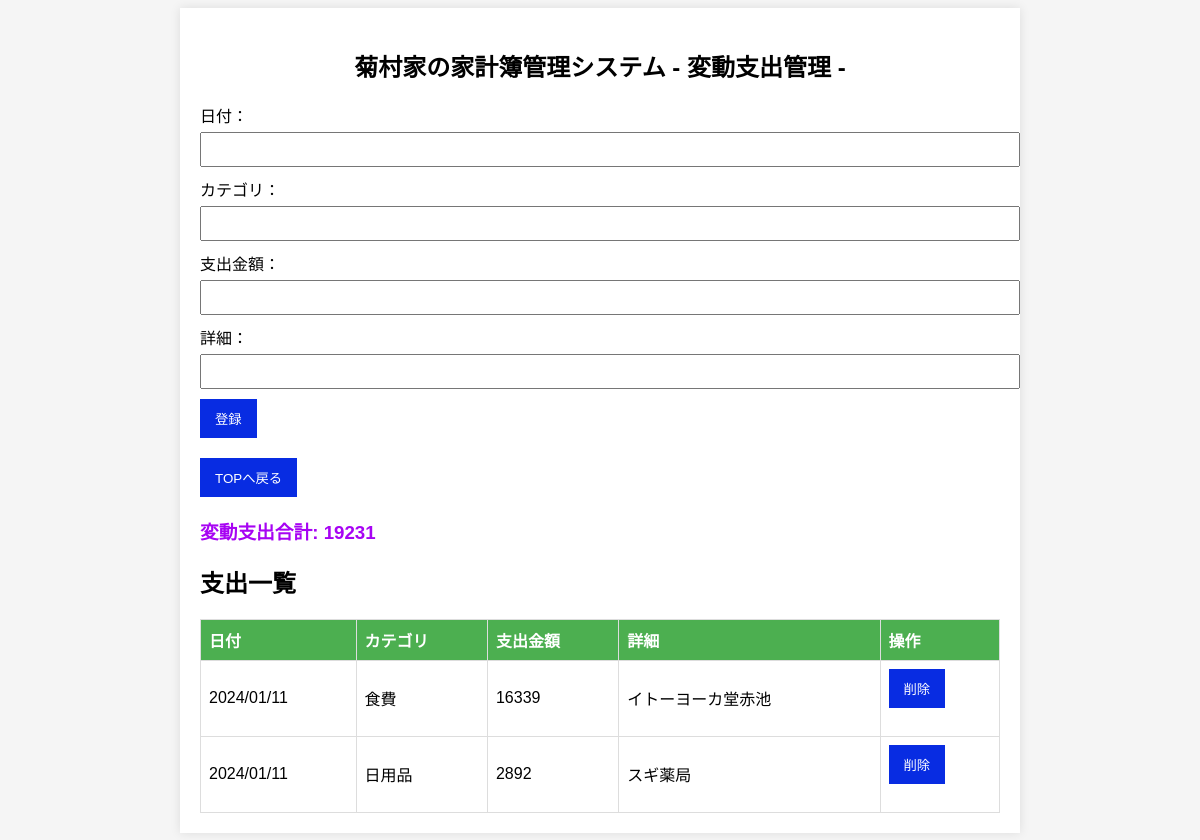
/index, run on the app's committed database.
### tables this page shows
CREATE TABLE variable_expense (
        id INTEGER PRIMARY KEY AUTOINCREMENT,
        date TEXT, -- 日付列を追加
        category TEXT,
        amount INTEGER,
        description TEXT
    );

### app.py (the view, shortened to what this page needs)
@app.route('/index', methods=['GET', 'POST'])
def index():
    conn = sqlite3.connect('家計簿.db')
    cursor = conn.cursor()
    cursor.execute('SELECT * FROM variable_expense')
    expenses = cursor.fetchall()
    conn.commit()
    conn.close()
    conn = sqlite3.connect('家計簿.db')
    cursor = conn.cursor()
    cursor.execute('SELECT sum(amount) FROM variable_expense')
    variable_expense_total_amount_result = cursor.fetchone()
    variable_expense_total_amount = variable_expense_total_amount_result[0] if variable_expense_total_amount_result else 0
    conn.commit()
    conn.close()
    return render_template('index.html', expenses=expenses, variable_expense_total_amount=variable_expense_total_amount)

### templates/index.html (shortened to what this page needs)
<!DOCTYPE html>
<html lang="ja">
<head>
    <link rel="stylesheet" href="{{ url_for('static', filename='styles.css') }}">
</head>
<body>
    <div class="container">
        <h2><center>菊村家の家計簿管理システム - 変動支出管理 -</center></h2>
        <form method="POST" action="{{ url_for('index') }}">
            <label for="date">日付：</label>
            <input type="text" name="date" required>
            <label for="category">カテゴリ：</label>
            <input type="text" name="category" required>
            <label for="amount">支出金額：</label>
            <input type="text" name="amount" required>
            <label for="description">詳細：</label>
            <input type="text" name="description" required>
            <button type="submit">登録</button>
        </form>
        <form action="{{ url_for('top_index') }}" method="get">
            <button type="submit">TOPへ戻る</button>
        </form>
        <h3 class="total-amount">変動支出合計: {{ variable_expense_total_amount }}</h3>
        <h2>支出一覧</h2>
        <table>
            <thead>
                <tr>
                    <th>日付</th>
                    <th>カテゴリ</th>
                    <th>支出金額</th>
                    <th>詳細</th>
                    <th>操作</th>
                </tr>
            </thead>
            <tbody>
                {% for expense in expenses %}
                    <tr>
                        <td>{{ expense[1] }}</td>
                        <td>{{ expense[2] }}</td>
                        <td>{{ expense[3] }}</td>
                        <td>{{ expense[4] }}</td>
                        <td>
                            <form method="POST" action="{{ url_for('delete_expense', expense_id=expense[0]) }}">
                                <button type="submit">削除</button>
                            </form>
                        </td>
                    </tr>
                {% endfor %}
            </tbody>
        </table>
    </div>
</body>
</html>

### static/styles.css (style rules this page uses)
body { font-family: Arial, sans-serif; background-color: #f5f5f5; }
.container { max-width: 800px; margin: 0 auto; padding: 20px; background-color: #fff; box-shadow: 0 0 10px rgba(0, 0, 0, 0.1); }
form { margin-bottom: 20px; }
label { display: block; margin-bottom: 5px; }
input { width: 100%; padding: 8px; margin-bottom: 10px; }
button { background-color: #082ce2; color: #fff; padding: 10px 15px; border: none; cursor: pointer; }
.total-amount { color: rgb(167, 3, 243); }
table { width: 100%; border-collapse: collapse; margin-top: 20px; }
th, td { border: 1px solid #ddd; padding: 8px; text-align: left; }
th { background-color: #4caf50; color: #fff; }

### data on the page
variable_expense: date "2024/01/11", category "食費", amount "16339", description "イトーヨーカ堂赤池"
variable_expense: date "2024/01/11", category "日用品", amount "2892", description "スギ薬局"

### other printed values
{{ variable_expense_total_amount }} "19231"
